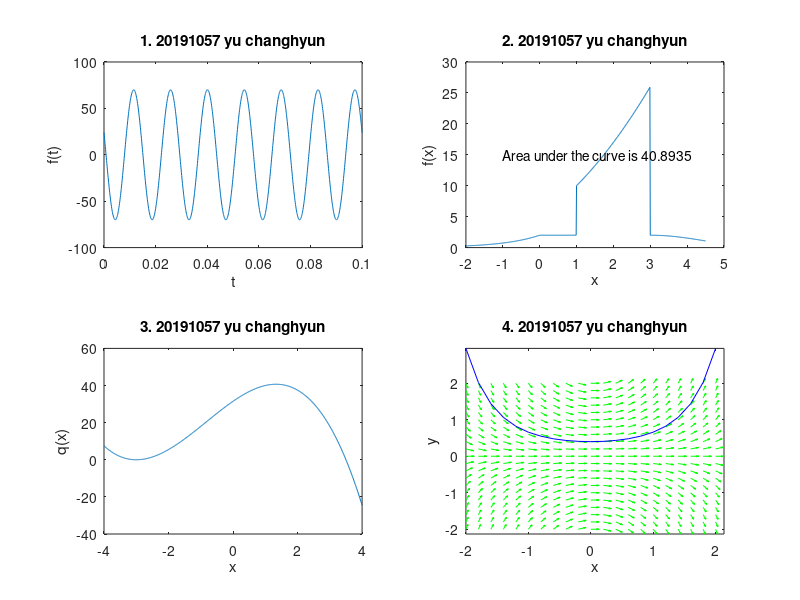

The MATLAB script that drew this image:
t = [0:0.0001:0.1];
f = 70*cos(2*pi*t*70 + 70*(pi/180));
subplot(2,2,1);
plot(t,f);
xlabel('t');
ylabel('f(t)');
title('1. 20191057 yu changhyun');

x = [-2:0.01:4.5];
f = (x<0).*2.*exp(x)+(0<=x&x<1).*2+(1<=x&x<3).*((x.^2)+4.*x+5)+(3<=x).*(1+cos(x-3));
subplot(2,2,2);
plot(x,f);
func = @(z) (z<0).*2.*exp(z)+(0<=z&z<1).*2+(1<=z&z<3).*((z.^2)+4.*z+5)+(3<=z).*(1+cos(z-3))
S=integral(func,-2,4.5);
text(-1,15,['Area under the curve is ', num2str(S)])
xlabel('x');
ylabel('f(x)');
title('2. 20191057 yu changhyun');

fid=fopen('quiz22.dat','r');
a = fscanf(fid,"%f %c %f %f %f %f",[6 inf]);
a=a';
x = a(:,1);
q=a(:,4);
subplot(2,2,3)
plot(x,q);
fclose(fid);
fo = fopen('prob3.dat','w');
tmp = [x q];
fprintf(fo,"%f %f\n",tmp);
fclose(fo);
xlabel('x');
ylabel('q(x)');
title('3. 20191057 yu changhyun');

clear
h = 0.2
x=[-2:h:2];
[X Y]=meshgrid([-2:h:2], [-2:h:2]);
U = ones(size(X));
V = X.*Y;
L=sqrt(U.^2+V.^2); 
ry = (2/5)*exp((1/2).*(x.^2));
subplot(2,2,4);
quiver(X,Y,U./L, V./L , 0.5, 'g' ) ;
hold on;
plot(x,ry,'b');
axis tight;
xlabel('x');
ylabel('y');
title('4. 20191057 yu changhyun');